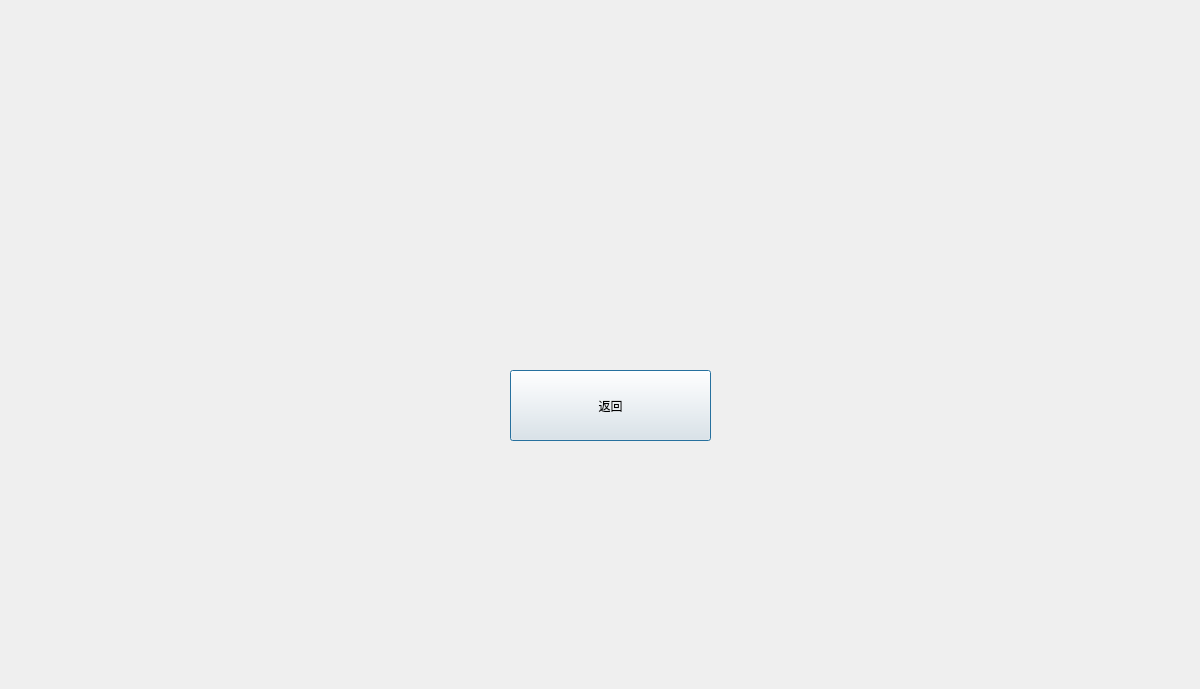
<?xml version="1.0" encoding="UTF-8"?>
<ui version="4.0">
 <class>rank</class>
 <widget class="QDialog" name="rank">
  <property name="geometry">
   <rect>
    <x>0</x>
    <y>0</y>
    <width>1200</width>
    <height>689</height>
   </rect>
  </property>
  <property name="windowTitle">
   <string>Dialog</string>
  </property>
  <widget class="QPushButton" name="pushButton">
   <property name="geometry">
    <rect>
     <x>510</x>
     <y>370</y>
     <width>201</width>
     <height>71</height>
    </rect>
   </property>
   <property name="text">
    <string>返回</string>
   </property>
  </widget>
 </widget>
 <resources/>
 <connections/>
</ui>
